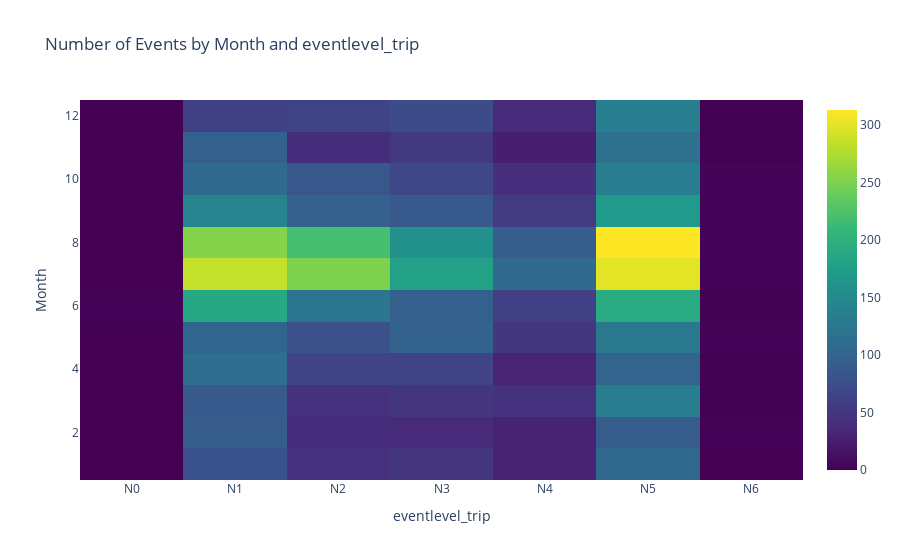

Notebook cell for this chart:
### Code cell
import pandas as pd
import plotly.graph_objects as go

# Convert 't0' to datetime object
interventions_dataset['t0'] = pd.to_datetime(interventions_dataset['t0'])

# Extract month and day from t0
interventions_dataset['Month'] = interventions_dataset['t0'].dt.month
interventions_dataset['Day'] = interventions_dataset['t0'].dt.day

# Define the event type to display (change this based on your requirement)
#selected_event_type = 'P036 - Heat stroke - solar stroke'
selected_event_type = 'P032 - Allergic reactions'

# Filter the dataset based on the selected event type
filtered_df = interventions_dataset[interventions_dataset['eventtype_trip'] == selected_event_type]

# Group by Month and Day, and count occurrences
grouped = filtered_df.groupby(['Month', 'eventlevel_trip']).size().unstack().fillna(0)

# Reverse the order of months
grouped = grouped.sort_index(ascending=False)

# Create the heatmap
heatmap = go.Heatmap(
    z=grouped.values,
    x=grouped.columns,
    y=grouped.index,
    colorscale='Viridis'
)

# Create the figure
fig = go.Figure(data=heatmap)

# Update layout
fig.update_layout(
    title='Number of Events by Month and eventlevel_trip',
    xaxis_title='eventlevel_trip',
    yaxis_title='Month'
)

# Show the figure
fig.show()

### Figure 1 — Plotly figure (JSON) as saved in the notebook; plotly's stock layout.template omitted (floating-point values rounded to 4 significant figures)
{"data": [{"colorscale": [[0, "#440154"], [0.1111, "#482878"], [0.2222, "#3e4989"], [0.3333, "#31688e"], [0.4444, "#26828e"], [0.5556, "#1f9e89"], [0.6667, "#35b779"], [0.7778, "#6ece58"], [0.8889, "#b5de2b"], [1, "#fde725"]], "type": "heatmap", "x": ["N0", "N1", "N2", "N3", "N4", "N5", "N6"], "y": [12, 11, 10, 9, 8, 7, 6, 5, 4, 3, 2, 1], "z": [[0, 61, 64, 72, 38, 132, 1], [0, 95, 40, 53, 27, 117, 1], [0, 107, 86, 68, 42, 134, 3], [0, 141, 97, 88, 55, 169, 3], [0, 254, 219, 157, 92, 313, 2], [0, 285, 251, 178, 108, 301, 2], [2, 186, 123, 95, 60, 192, 1], [0, 101, 79, 98, 52, 126, 2], [0, 112, 64, 64, 31, 100, 1], [0, 88, 44, 49, 44, 133, 1], [0, 91, 40, 37, 30, 91, 2], [0, 80, 44, 49, 30, 104, 0]]}], "layout": {"title": {"text": "Number of Events by Month and eventlevel_trip"}, "xaxis": {"title": {"text": "eventlevel_trip"}}, "yaxis": {"title": {"text": "Month"}}}}
